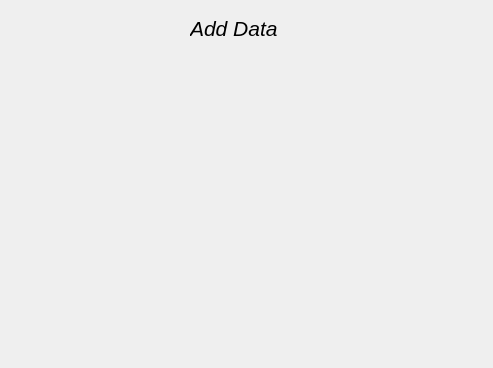
<?xml version="1.0" encoding="UTF-8"?>
<ui version="4.0">
 <class>AddData</class>
 <widget class="QWidget" name="AddData">
  <property name="geometry">
   <rect>
    <x>0</x>
    <y>0</y>
    <width>493</width>
    <height>368</height>
   </rect>
  </property>
  <property name="windowTitle">
   <string>Form</string>
  </property>
  <widget class="QLabel" name="label">
   <property name="geometry">
    <rect>
     <x>190</x>
     <y>20</y>
     <width>111</width>
     <height>16</height>
    </rect>
   </property>
   <property name="font">
    <font>
     <family>Arial</family>
     <pointsize>16</pointsize>
     <italic>true</italic>
    </font>
   </property>
   <property name="text">
    <string>Add Data</string>
   </property>
  </widget>
 </widget>
 <resources/>
 <connections/>
</ui>
